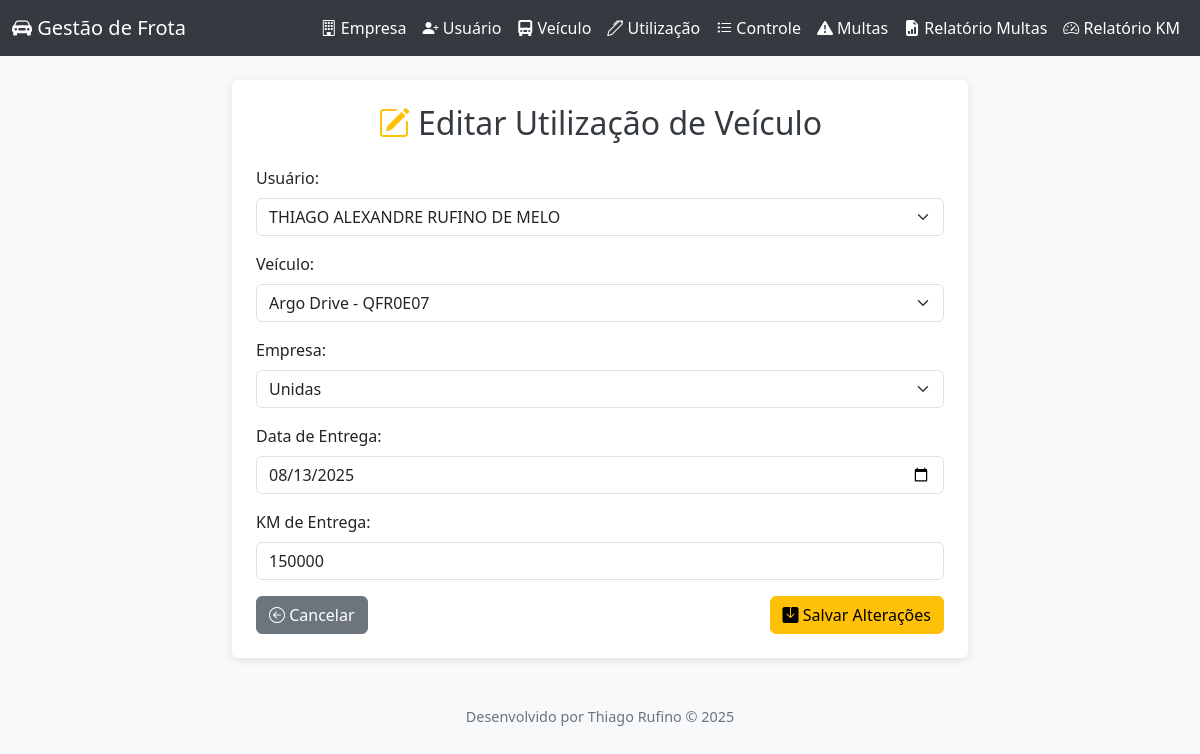
Screenshot of /editar_utilizacao/1 with the database file from the repository.
### app.py (models this page shows, shortened)
class Utilizacao(db.Model):
    id = db.Column(db.Integer, primary_key=True)
    veiculo_id = db.Column(db.Integer, db.ForeignKey('veiculo.id'), nullable=False)
    usuario_id = db.Column(db.Integer, db.ForeignKey('usuario.id'), nullable=False)
    empresa_id = db.Column(db.Integer, db.ForeignKey('empresa.id'), nullable=False)
    data_entrega = db.Column(db.Date, nullable=False)
    km_entrega = db.Column(db.Integer, nullable=False)
    data_devolucao = db.Column(db.Date, nullable=True)
    km_devolucao = db.Column(db.Integer, nullable=True)
    veiculo = db.relationship('Veiculo')
    usuario = db.relationship('Usuario')
    empresa = db.relationship('Empresa')

class Usuario(db.Model):
    id = db.Column(db.Integer, primary_key=True)
    nome = db.Column(db.String(100), nullable=False)
    cargo = db.Column(db.String(100), nullable=False)
    setor = db.Column(db.String(100), nullable=False)

class Veiculo(db.Model):
    id = db.Column(db.Integer, primary_key=True)
    marca_modelo = db.Column(db.String(100), nullable=False)
    placa = db.Column(db.String(10), nullable=False, unique=True)
    cor = db.Column(db.String(30), nullable=False)
    franquia_km = db.Column(db.Integer, default=2000)
    empresa_id = db.Column(db.Integer, db.ForeignKey('empresa.id'), nullable=False)
    empresa = db.relationship('Empresa')
    data_locacao = db.Column(db.Date, nullable=False)
    disponivel = db.Column(db.Boolean, default=True)

class Empresa(db.Model):
    id = db.Column(db.Integer, primary_key=True)
    nome = db.Column(db.String(100), nullable=False)

### app.py (the view, shortened to what this page needs)
@app.route('/editar_utilizacao/<int:id>', methods=['GET', 'POST'])
def editar_utilizacao(id):
    utilizacao = db.session.get(Utilizacao, id)
    usuarios = Usuario.query.all()
    veiculo_atual = db.session.get(Veiculo, utilizacao.veiculo_id)
    if utilizacao.data_devolucao:
        veiculos = Veiculo.query.all()
    else:
        veiculos_disponiveis = Veiculo.query.filter_by(disponivel=True).all()
        if veiculo_atual and veiculo_atual not in veiculos_disponiveis:
            veiculos = veiculos_disponiveis + [veiculo_atual]
        else:
            veiculos = veiculos_disponiveis
    return render_template('editar_utilizacao.html', utilizacao=utilizacao, usuarios=usuarios, veiculos=veiculos)

### templates/editar_utilizacao.html
{% extends "base.html" %}
{% block content %}
<div class="row justify-content-center">
    <div class="col-md-8">
        <div class="card p-4">
            <h2 class="mb-4 text-center">
                <i class="bi bi-pencil-square text-warning me-2"></i>Editar Utilização de Veículo
            </h2>
            <form method="POST">
                <div class="mb-3">
                    <label for="usuario_id" class="form-label">Usuário:</label>
                    <select id="usuario_id" name="usuario_id" class="form-select" required>
                        {% for usuario in usuarios %}
                        <option value="{{ usuario.id }}" {% if usuario.id == utilizacao.usuario_id %}selected{% endif %}>
                            {{ usuario.nome }}
                        </option>
                        {% endfor %}
                    </select>
                </div>
                <div class="mb-3">
                    <label for="veiculo_id" class="form-label">Veículo:</label>
                    <select id="veiculo_id" name="veiculo_id" class="form-select" required>
                        {% for veiculo in veiculos %}
                        <option value="{{ veiculo.id }}" {% if veiculo.id == utilizacao.veiculo_id %}selected{% endif %}>
                            {{ veiculo.marca_modelo }} - {{ veiculo.placa }}
                        </option>
                        {% endfor %}
                    </select>
                </div>
                <div class="mb-3">
                    <label for="empresa_id" class="form-label">Empresa:</label>
                    <select id="empresa_id" name="empresa_id" class="form-select" required>
                        <option value="{{ utilizacao.empresa.id }}" selected>{{ utilizacao.empresa.nome }}</option>
                    </select>
                </div>
                <div class="mb-3">
                    <label for="data_entrega" class="form-label">Data de Entrega:</label>
                    <input type="date" id="data_entrega" name="data_entrega" class="form-control"
                           value="{{ utilizacao.data_entrega.strftime('%Y-%m-%d') }}" required>
                </div>
                <div class="mb-3">
                    <label for="km_entrega" class="form-label">KM de Entrega:</label>
                    <input type="number" id="km_entrega" name="km_entrega" class="form-control"
                           value="{{ utilizacao.km_entrega }}" required>
                </div>
                <div class="d-flex justify-content-between">
                    <a href="{{ url_for('controle_utilizacao') }}" class="btn btn-secondary">
                        <i class="bi bi-arrow-left-circle"></i> Cancelar
                    </a>
                    <button type="submit" class="btn btn-warning">
                        <i class="bi bi-save-fill"></i> Salvar Alterações
                    </button>
                </div>
            </form>
        </div>
    </div>
</div>
{% endblock %}

### templates/base.html (style rules this page uses)
body { background-color: #f8f9fa; }
.card { border: none; box-shadow: 0 2px 10px rgba(0,0,0,0.1); }
.btn-secondary { background-color: #6c757d; }
h1, h2 { color: #343a40; }

### rows the page displays
Utilizacao: usuario_id "THIAGO ALEXANDRE RUFINO DE MELO", veiculo_id "Argo Drive - QFR0E07", data_entrega "08/13/2025", km_entrega "150000"
Empresa: empresa_id "Unidas"

### other values shown
{{ 2025 }} "2025"
